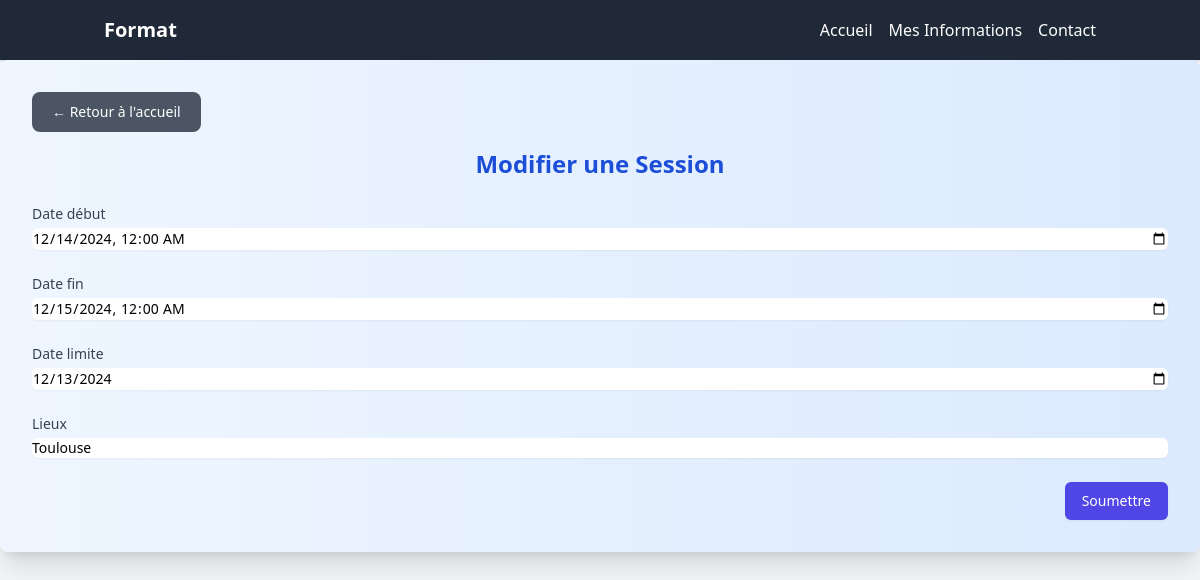
The app's page /modifierSessions.php?id_sessions=5 with its own data.
### tables this page shows
CREATE TABLE IF NOT EXISTS `sessions` (
  `id_sessions` int NOT NULL AUTO_INCREMENT,
  `id_formations` int NOT NULL,
  `datesD` datetime NOT NULL,
  `datesF` datetime NOT NULL,
  `date_limite_inscription` date DEFAULT NULL,
  `lieux` varchar(100) NOT NULL,
  PRIMARY KEY (`id_sessions`),
  KEY `sessions_fk_1` (`id_formations`)
);

### src/classe/Session.php (called while the page is built, shortened)
<?php
class Session
{
    private $pdo;
public function __construct($pdo) {
    $this->pdo=$pdo;
}
function getUniqueSession($id) {
    $query = "SELECT * FROM sessions WHERE id_sessions = ?";
    $stmt = $this->pdo->prepare($query);
    $stmt->execute([$id]);
    $session = $stmt->fetch(PDO::FETCH_ASSOC);
    return $session;
}
}
?>

### src/modifierSessions.php (the view, shortened to what this page needs)
<?php
include 'include/header.php';
include 'classe/Session.php';
if (isset($_GET['id_sessions'])){
    $id_sessions = $_GET['id_sessions'];
}
$sessionC=new Session($connexion);
$session = $sessionC->getUniqueSession($id_sessions);
$date_limite_inscription = $session['date_limite_inscription'];
$datesF = $session['datesF'];
$datesD = $session['datesD'];
$lieux = $session['lieux'];
?>
<div class="bg-gradient-to-r from-blue-50 to-blue-100 shadow-xl rounded-lg p-8">
      <div class="flex justify-start mb-4">
        <a href="index.php" class="text-white bg-gray-600 hover:bg-gray-700 font-medium rounded-lg text-sm px-5 py-2.5 transition duration-200">
          &larr; Retour à l'accueil
        </a>
      </div>
      <form action="modifierSessions.php" id="formulaire" method="post" enctype="multipart/form-data" class="space-y-6">
        <h2 class="text-2xl font-bold text-center text-blue-700 mb-6">Modifier une Session</h2>
        <div>
          <label for="datesD" class="block text-sm font-medium text-gray-700">Date début</label>
          <input type="datetime-local" value="<?php echo $datesD?>" require id="datesD" name="datesD" class="mt-1 block w-full rounded-md border-gray-300 shadow-sm focus:border-indigo-500 focus:ring-indigo-500 sm:text-sm">
        </div>
        <div>
          <label for="datesF" class="block text-sm font-medium text-gray-700">Date fin</label>
          <input type="datetime-local" value="<?php echo $datesF?>"  require id="datesF" name="datesF" class="mt-1 block w-full rounded-md border-gray-300 shadow-sm focus:border-indigo-500 focus:ring-indigo-500 sm:text-sm">
        </div>
        <div>
          <label for="limit" class="block text-sm font-medium text-gray-700">Date limite</label>
          <input type="date" value="<?php echo $date_limite_inscription?>"  require id="limit" name="limit" class="mt-1 block w-full rounded-md border-gray-300 shadow-sm focus:border-indigo-500 focus:ring-indigo-500 sm:text-sm">
        </div>
        <div>
          <label for="lieux" class="block text-sm font-medium text-gray-700">Lieux</label>
          <input type="text" value="<?php echo $lieux?>" id="lieux" name="lieux" require class="mt-1 block w-full rounded-md border-gray-300 shadow-sm focus:border-indigo-500 focus:ring-indigo-500 sm:text-sm">
        </div>
        <div class="text-right">
          <button type="submit" class="inline-flex items-center px-4 py-2 border border-transparent text-sm font-medium rounded-md shadow-sm text-white bg-indigo-600 hover:bg-indigo-700 focus:outline-none focus:ring-2 focus:ring-offset-2 focus:ring-indigo-500">
            Soumettre
          </button>
        </div>
      </form>
    </div>

### records on screen
sessions: datesD "12/14/2024 00:00", datesF "12/15/2024 00:00", limit "12/13/2024", lieux "Toulouse"
